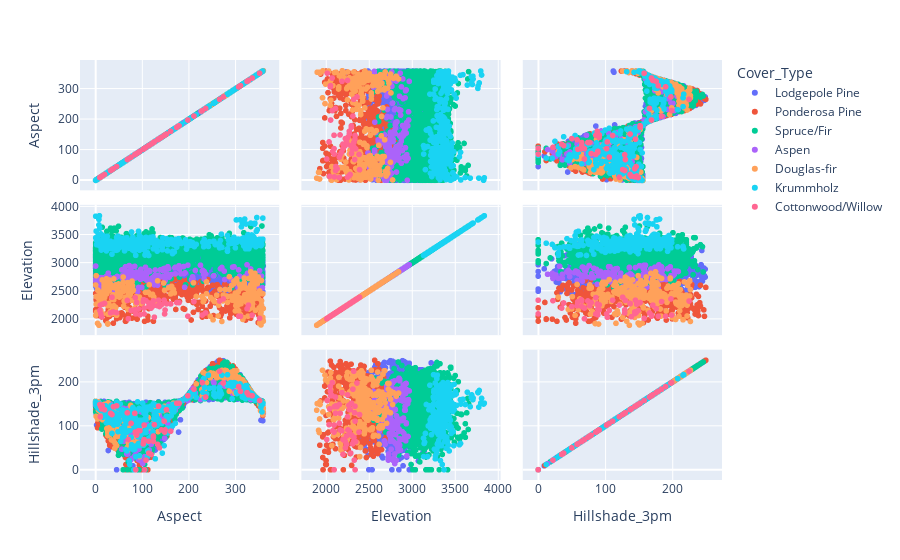

Notebook source saved alongside this figure:
### Code cell
fig = px.scatter_matrix(base, dimensions=['Aspect','Elevation','Hillshade_3pm'], color= 'Cover_Type')
fig.show()

### Figure 1 — Plotly figure (JSON) as saved in the notebook; plotly's stock layout.template omitted (floating-point values rounded to 4 significant figures; data arrays with more than 128 entries replaced by an {"elided": "..."} marker saying what was removed)
{"data": [{"dimensions": [{"axis": {"matches": true}, "label": "Aspect", "values": {"elided": "4847 float values"}}, {"axis": {"matches": true}, "label": "Elevation", "values": {"elided": "4847 float values"}}, {"axis": {"matches": true}, "label": "Hillshade_3pm", "values": {"elided": "4847 float values"}}], "hovertemplate": "Cover_Type=Lodgepole Pine<br>%{xaxis.title.text}=%{x}<br>%{yaxis.title.text}=%{y}<extra></extra>", "legendgroup": "Lodgepole Pine", "marker": {"color": "#636efa", "symbol": "circle"}, "name": "Lodgepole Pine", "showlegend": true, "type": "splom"}, {"dimensions": [{"axis": {"matches": true}, "label": "Aspect", "values": {"elided": "581 float values"}}, {"axis": {"matches": true}, "label": "Elevation", "values": {"elided": "581 float values"}}, {"axis": {"matches": true}, "label": "Hillshade_3pm", "values": {"elided": "581 float values"}}], "hovertemplate": "Cover_Type=Ponderosa Pine<br>%{xaxis.title.text}=%{x}<br>%{yaxis.title.text}=%{y}<extra></extra>", "legendgroup": "Ponderosa Pine", "marker": {"color": "#EF553B", "symbol": "circle"}, "name": "Ponderosa Pine", "showlegend": true, "type": "splom"}, {"dimensions": [{"axis": {"matches": true}, "label": "Aspect", "values": {"elided": "3714 float values"}}, {"axis": {"matches": true}, "label": "Elevation", "values": {"elided": "3714 float values"}}, {"axis": {"matches": true}, "label": "Hillshade_3pm", "values": {"elided": "3714 float values"}}], "hovertemplate": "Cover_Type=Spruce/Fir<br>%{xaxis.title.text}=%{x}<br>%{yaxis.title.text}=%{y}<extra></extra>", "legendgroup": "Spruce/Fir", "marker": {"color": "#00cc96", "symbol": "circle"}, "name": "Spruce/Fir", "showlegend": true, "type": "splom"}, {"dimensions": [{"axis": {"matches": true}, "label": "Aspect", "values": {"elided": "163 float values"}}, {"axis": {"matches": true}, "label": "Elevation", "values": {"elided": "163 float values"}}, {"axis": {"matches": true}, "label": "Hillshade_3pm", "values": {"elided": "163 float values"}}], "hovertemplate": "Cover_Type=Aspen<br>%{xaxis.title.text}=%{x}<br>%{yaxis.title.text}=%{y}<extra></extra>", "legendgroup": "Aspen", "marker": {"color": "#ab63fa", "symbol": "circle"}, "name": "Aspen", "showlegend": true, "type": "splom"}, {"dimensions": [{"axis": {"matches": true}, "label": "Aspect", "values": {"elided": "278 float values"}}, {"axis": {"matches": true}, "label": "Elevation", "values": {"elided": "278 float values"}}, {"axis": {"matches": true}, "label": "Hillshade_3pm", "values": {"elided": "278 float values"}}], "hovertemplate": "Cover_Type=Douglas-fir<br>%{xaxis.title.text}=%{x}<br>%{yaxis.title.text}=%{y}<extra></extra>", "legendgroup": "Douglas-fir", "marker": {"color": "#FFA15A", "symbol": "circle"}, "name": "Douglas-fir", "showlegend": true, "type": "splom"}, {"dimensions": [{"axis": {"matches": true}, "label": "Aspect", "values": {"elided": "362 float values"}}, {"axis": {"matches": true}, "label": "Elevation", "values": {"elided": "362 float values"}}, {"axis": {"matches": true}, "label": "Hillshade_3pm", "values": {"elided": "362 float values"}}], "hovertemplate": "Cover_Type=Krummholz<br>%{xaxis.title.text}=%{x}<br>%{yaxis.title.text}=%{y}<extra></extra>", "legendgroup": "Krummholz", "marker": {"color": "#19d3f3", "symbol": "circle"}, "name": "Krummholz", "showlegend": true, "type": "splom"}, {"dimensions": [{"axis": {"matches": true}, "label": "Aspect", "values": [133.0, 11.0, 352.0, 135.0, 311.0, 84.0, 325.0, 85.0, 86.0, 148.0, 119.0, 45.0, 114.0, 236.0, 211.0, 10.0, 68.0, 35.0, 114.0, 198.0, 336.0, 137.0, 126.0, 328.0, 32.0, 103.0, 274.0, 152.0, 104.0, 124.0, 14.0, 95.0, 266.0, 105.0, 13.0, 108.0, 70.0, 229.0, 161.0, 38.0, 147.0, 124.0, 174.0, 102.0, 141.0, 76.0, 88.0, 179.0, 9.0, 124.0, 149.0, 307.0, 92.0, 104.0, 19.0]}, {"axis": {"matches": true}, "label": "Elevation", "values": [2240.0, 2099.0, 2016.0, 2339.0, 2054.0, 2167.0, 2188.0, 2386.0, 2096.0, 2095.0, 2199.0, 2117.0, 2290.0, 2112.0, 2315.0, 2252.0, 2335.0, 2392.0, 2225.0, 2055.0, 2073.0, 2227.0, 2037.0, 2252.0, 2113.0, 2348.0, 2362.0, 2274.0, 2095.0, 2327.0, 2268.0, 2080.0, 2325.0, 2340.0, 2044.0, 2331.0, 2010.0, 2075.0, 2273.0, 2130.0, 2340.0, 2325.0, 2298.0, 2311.0, 2257.0, 2157.0, 2299.0, 2297.0, 2156.0, 2241.0, 2165.0, 2052.0, 2183.0, 2200.0, 2283.0]}, {"axis": {"matches": true}, "label": "Hillshade_3pm", "values": [58.0, 144.0, 158.0, 145.0, 179.0, 129.0, 176.0, 86.0, 0.0, 86.0, 35.0, 146.0, 38.0, 166.0, 184.0, 121.0, 130.0, 126.0, 65.0, 169.0, 169.0, 50.0, 103.0, 171.0, 129.0, 64.0, 198.0, 137.0, 102.0, 74.0, 147.0, 89.0, 225.0, 0.0, 139.0, 22.0, 69.0, 199.0, 88.0, 144.0, 111.0, 65.0, 152.0, 59.0, 91.0, 106.0, 79.0, 152.0, 149.0, 77.0, 91.0, 190.0, 89.0, 69.0, 137.0]}], "hovertemplate": "Cover_Type=Cottonwood/Willow<br>%{xaxis.title.text}=%{x}<br>%{yaxis.title.text}=%{y}<extra></extra>", "legendgroup": "Cottonwood/Willow", "marker": {"color": "#FF6692", "symbol": "circle"}, "name": "Cottonwood/Willow", "showlegend": true, "type": "splom"}], "layout": {"dragmode": "select", "legend": {"title": {"text": "Cover_Type"}, "tracegroupgap": 0}, "margin": {"t": 60}}}
